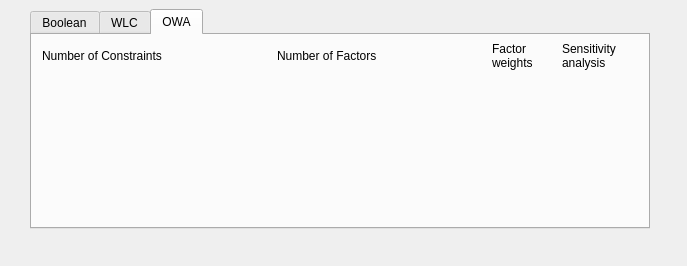
<?xml version="1.0" encoding="UTF-8"?>
<ui version="4.0">
 <class>MCELite</class>
 <widget class="QDialog" name="MCELite">
  <property name="geometry">
   <rect>
    <x>0</x>
    <y>0</y>
    <width>687</width>
    <height>266</height>
   </rect>
  </property>
  <property name="windowTitle">
   <string>MCELite</string>
  </property>
  <widget class="QTabWidget" name="tabWidget">
   <property name="geometry">
    <rect>
     <x>30</x>
     <y>9</y>
     <width>620</width>
     <height>220</height>
    </rect>
   </property>
   <property name="currentIndex">
    <number>2</number>
   </property>
   <widget class="QWidget" name="tabBool">
    <attribute name="title">
     <string>Boolean</string>
    </attribute>
    <widget class="QLabel" name="labelConstraintsBool">
     <property name="geometry">
      <rect>
       <x>10</x>
       <y>10</y>
       <width>151</width>
       <height>22</height>
      </rect>
     </property>
     <property name="text">
      <string>Number of Constraints</string>
     </property>
     <property name="margin">
      <number>1</number>
     </property>
     <property name="indent">
      <number>0</number>
     </property>
    </widget>
   </widget>
   <widget class="QWidget" name="tabWLC">
    <attribute name="title">
     <string>WLC</string>
    </attribute>
    <widget class="QLabel" name="labelConstraintsWLC">
     <property name="geometry">
      <rect>
       <x>10</x>
       <y>10</y>
       <width>151</width>
       <height>22</height>
      </rect>
     </property>
     <property name="text">
      <string>Number of Constraints</string>
     </property>
     <property name="margin">
      <number>1</number>
     </property>
     <property name="indent">
      <number>0</number>
     </property>
    </widget>
    <widget class="QLabel" name="labelFactorsWLC">
     <property name="geometry">
      <rect>
       <x>245</x>
       <y>10</y>
       <width>121</width>
       <height>22</height>
      </rect>
     </property>
     <property name="text">
      <string>Number of Factors</string>
     </property>
     <property name="margin">
      <number>1</number>
     </property>
     <property name="indent">
      <number>0</number>
     </property>
    </widget>
    <widget class="QLabel" name="labelSensitivityWLC">
     <property name="geometry">
      <rect>
       <x>530</x>
       <y>0</y>
       <width>71</width>
       <height>41</height>
      </rect>
     </property>
     <property name="text">
      <string>Sensitivity
analysis</string>
     </property>
     <property name="margin">
      <number>1</number>
     </property>
     <property name="indent">
      <number>0</number>
     </property>
    </widget>
    <widget class="QLabel" name="labelWeightsWLC">
     <property name="geometry">
      <rect>
       <x>460</x>
       <y>0</y>
       <width>51</width>
       <height>41</height>
      </rect>
     </property>
     <property name="text">
      <string>Factor
weights</string>
     </property>
     <property name="margin">
      <number>1</number>
     </property>
     <property name="indent">
      <number>0</number>
     </property>
    </widget>
   </widget>
   <widget class="QWidget" name="tabOWA">
    <attribute name="title">
     <string>OWA</string>
    </attribute>
    <widget class="QLabel" name="labelFactorsOWA">
     <property name="geometry">
      <rect>
       <x>245</x>
       <y>10</y>
       <width>121</width>
       <height>22</height>
      </rect>
     </property>
     <property name="text">
      <string>Number of Factors</string>
     </property>
     <property name="margin">
      <number>1</number>
     </property>
     <property name="indent">
      <number>0</number>
     </property>
    </widget>
    <widget class="QLabel" name="labelConstraintsOWA">
     <property name="geometry">
      <rect>
       <x>10</x>
       <y>10</y>
       <width>151</width>
       <height>22</height>
      </rect>
     </property>
     <property name="text">
      <string>Number of Constraints</string>
     </property>
     <property name="margin">
      <number>1</number>
     </property>
     <property name="indent">
      <number>0</number>
     </property>
    </widget>
    <widget class="QLabel" name="labelWeightsOWA">
     <property name="geometry">
      <rect>
       <x>460</x>
       <y>0</y>
       <width>51</width>
       <height>41</height>
      </rect>
     </property>
     <property name="text">
      <string>Factor
weights</string>
     </property>
     <property name="margin">
      <number>1</number>
     </property>
     <property name="indent">
      <number>0</number>
     </property>
    </widget>
    <widget class="QLabel" name="labelSensitivityOWA">
     <property name="geometry">
      <rect>
       <x>530</x>
       <y>0</y>
       <width>71</width>
       <height>41</height>
      </rect>
     </property>
     <property name="text">
      <string>Sensitivity
analysis</string>
     </property>
     <property name="margin">
      <number>1</number>
     </property>
     <property name="indent">
      <number>0</number>
     </property>
    </widget>
   </widget>
  </widget>
 </widget>
 <resources/>
 <connections/>
</ui>
